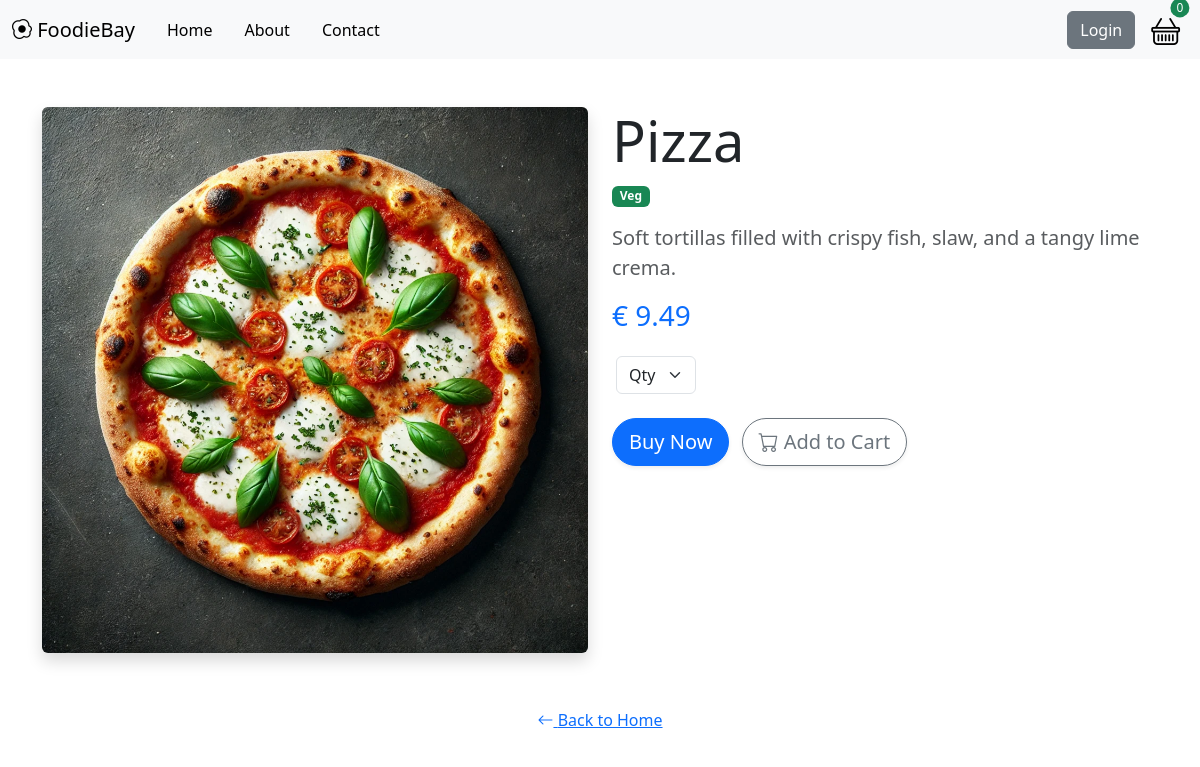
The app's page /product/2, older data.
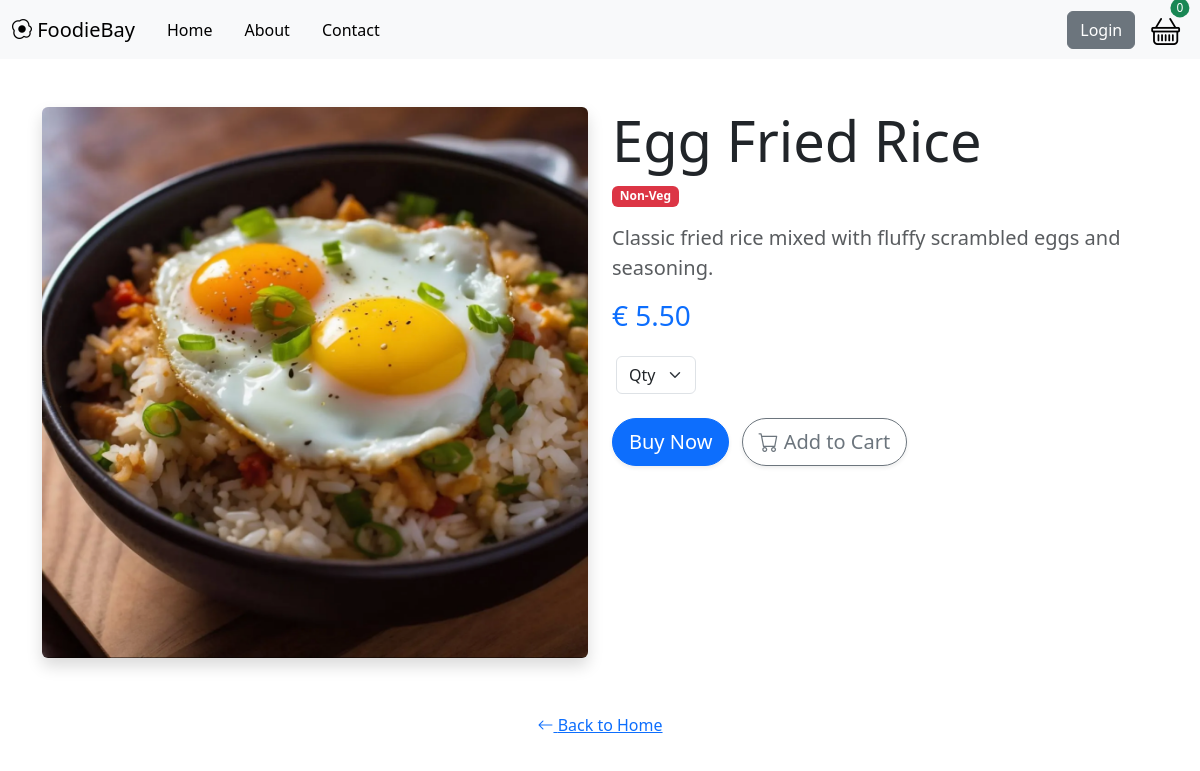
The same page, newer data.
### FoodieBay/models.py (models this page shows, shortened)
class fooditem(models.Model):
    item_name = models.CharField(max_length=30)
    description = models.CharField(max_length=100)
    price = models.DecimalField(max_digits=4, default=0, decimal_places=2)
    image = models.ImageField(upload_to='uploads/product/', blank=True, null=True)
    non_veg = models.BooleanField(default=False)

### FoodieBay/views.py (the view)
# urls.py: path('product/<int:pk>', views.product, name='product'),
def product(request, pk):
    item = fooditem.objects.get(id=pk)
    return render(request, 'product.html', {'product': item})

### cart/cart.py (called while the page is built)
   def __len__(self):
       return len(self.cart)

### cart/context_processor.py (called while the page is built)
def cart(request):
   return {'cart': Cart(request)}

### FoodieBay/templates/product.html (shortened to what this page needs)
<!DOCTYPE html>
{% load static %}
<html lang="en">
<head>
    <link href="https://cdn.jsdelivr.net/npm/bootstrap@5.3.0/dist/css/bootstrap.min.css" rel="stylesheet">
</head>
<body>
{% include 'navbar.html' %}
    <div class="container my-5">
        <div class="row">
            <div class="col-md-6">
                <img src="{{ product.image.url }}" class="img-fluid rounded shadow" alt="{{ product.item_name }}">
            </div>
            <div class="col-md-6">
                <h1 class="display-4 font-weight-bold">{{ product.item_name }}</h1>
                {% if product.non_veg %}
                    <span class="badge bg-danger">Non-Veg</span>
                {% else %}
                    <span class="badge bg-success">Veg</span>
                {% endif %}
                <p class="lead mt-3 text-muted">{{ product.description }}</p>
                <h3 class="text-primary font-weight-bold">€ {{ product.price }}</h3>
                <div class="ms-1 mt-4" style="width: 80px;">
                        <select class="form-select" id="qty-cart">
                          <option selected>Qty</option>
                        </select>
                    </div>
                <div class="mt-4">
                    <button class="btn btn-primary btn-lg rounded-pill shadow-sm me-2" type="button" data-product-id="{{ product.id }}" id="buy">Buy Now</button>
                    <button class="btn btn-outline-secondary btn-lg rounded-pill shadow-sm" type="button" data-product-id="{{ product.id }}" id="add-cart">
                        <i class="bi bi-cart"></i> Add to Cart
                    </button>
                </div>
            </div>
        </div>
        <div class="mt-5 text-center">
            <a href="/" class="btn btn-link text-primary"><i class="bi bi-arrow-left"></i> Back to Home</a>
        </div>
    </div>
</body>
</html>

### FoodieBay/templates/navbar.html (shortened to what this page needs)
      {% load static %}
            <link rel="stylesheet" href="https://cdn.jsdelivr.net/npm/bootstrap-icons@1.11.3/font/bootstrap-icons.min.css">
      <nav class="navbar navbar-expand-lg bg-body-tertiary" >
         <div class="container-fluid">
            <a class="navbar-brand" href="#"> <i class="bi bi-egg-fried"></i> FoodieBay</a>
            <div class="collapse navbar-collapse" id="navbarTogglerDemo03">
               <ul class="navbar-nav me-auto mb-2 mb-lg-0">
                  <li class="nav-item">
                     <a class="nav-link active mx-2" href="/">Home</a>
                  </li>
                  <li class="nav-item">
                     <a class="nav-link active mx-2" href="/about">About</a>
                  </li>
                  <li class="nav-item">
                     <a class="nav-link active mx-2" href="/contact">Contact</a>
                  </li>
               </ul>
               {% if user.is_authenticated %}
               <a class="btn btn-secondary me-3" href="/logout">Logout</a>
               {% else %}
               <a class="btn btn-secondary me-3" href="/login">Login</a>
               {% endif %}
               <a href="{% url 'cart' %}" class="cart-button d-flex align-items-center text-decoration-none">
                  <div class="cart-icon-container position-relative">
                     <i class="bi bi-basket text-black" style="font-size: 1.8rem;"></i>
                     <span
                        id="cart_quantity"
                        class="cart-badge position-absolute top-0 start-100 translate-middle bg-success text-white rounded-circle"
                        style="font-size: 0.75rem; width: 1.2rem; height: 1.2rem; display: flex; justify-content: center; align-items: center;"
                     >
                        {{cart|length}}
                     </span>
                  </div>
               </a>
            </div>
         </div>
      </nav>

Row changes from the older to the newer data that the page shows:
changed fooditem: image: a different picture; item_name "Pizza" → "Egg Fried Rice"; non_veg False → True (drawn); description "Soft tortillas filled with crispy fish, slaw, and a tangy lime crema." → "Classic fried rice mixed with fluffy scrambled eggs and seasoning."; price "9.49" → "5.50"
Text that changed along with them:
text no longer shown: "Veg"
text now shown: "Non-Veg"
